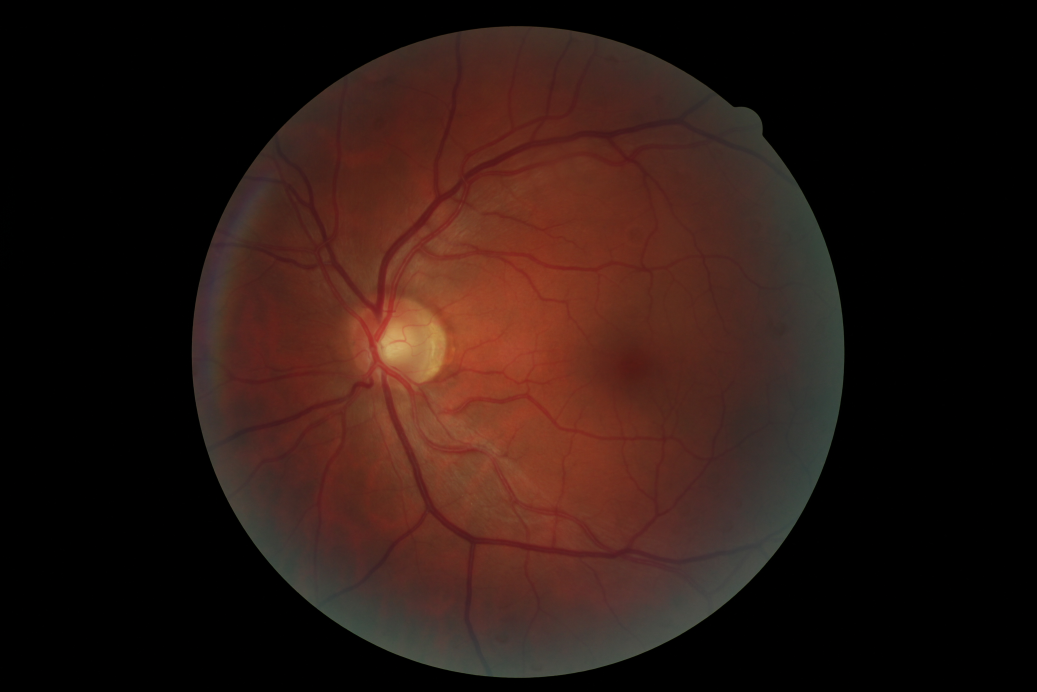
#> input picture execs/1_good.JPG, 5184 x 3456 px (shown at 1/5 size)
$ python execDemo.py
#> lines starting #> are read from the running program, lines starting #| are printed output that depends on the picture
### execs/my.py
import matplotlib.pyplot as mp
import numpy as np

import math as m
import time as t

from importlib import reload
#reload(my)

version = 3

def imread(filename):
#> called with filename = '1_good.JPG'
    im = mp.imread(filename)
#> im is the input picture: shape (3456, 5184, 3); mean R, G, B 42.9, 23.4, 18.1
    if (im.dtype == "float32"):
        im = np.uint8(255*im)
    if (nchannels(im) > 3):
        im = im[:, :, 0:3]
    return im

def imreadgray(filename):
    im = imread(filename)
    if (nchannels(im) == 1):
        return im
    else:
        return rgb2gray(im)

def rgb2gray(im):
    result = np.dot(im[...,:3], [0.299, 0.587, 0.114])
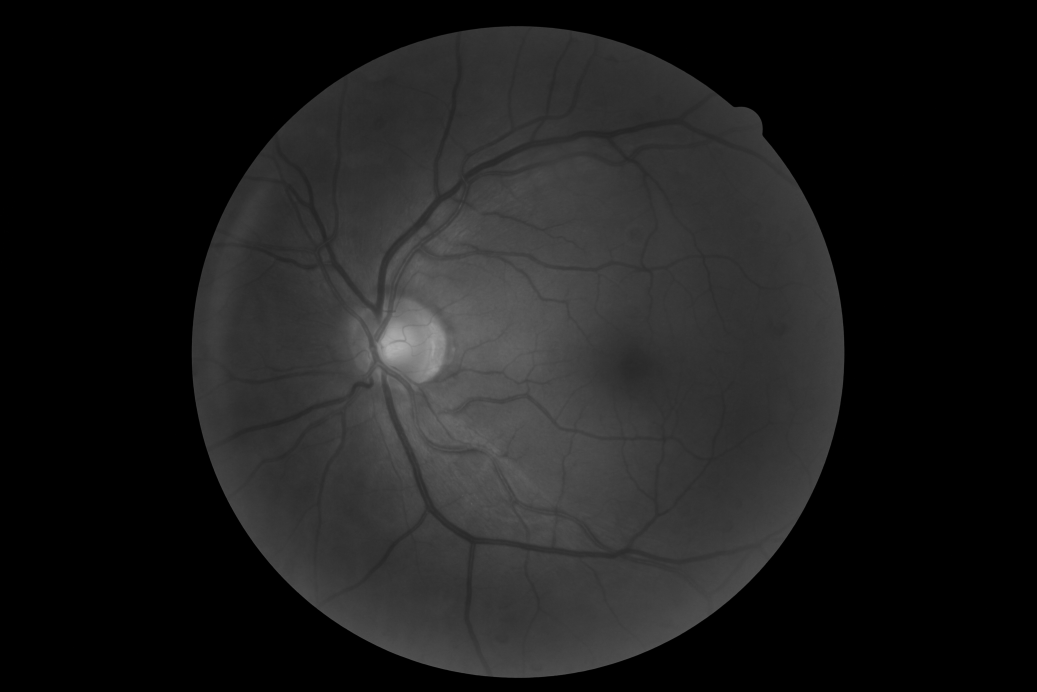
#> result: shape (3456, 5184) float64 (shown at 1/5 size); min 0, max 179, mean 28.6
    result[result > 255] = 255
    np.round(result)
    return np.uint8(result)

# [4 lines left out: function imshow, not called in this run]

def nchannels(im):
    if (len(im.shape) >= 3):
        return im.shape[2]
    else:
        return 1

# [56 lines left out: functions thresh, hist, showhist, histeq, not called in this run]

# mask333 = [1.0/27.0 for _ in range(27)]
# print(mask333)


erode_mask = [1] * 625
print(erode_mask)

### execs/execDemo.py
# -*- coding: utf-8 -*-
#!/usr/bin/env python3
import my
import cv2
import numpy as np
import time as t
from datetime import datetime

def close(im, kernel, iterations=1):
  imdil = cv2.dilate(im, kernel, iterations)
  result = cv2.erode(imdil, kernel, iterations)
  return result

def rgb2gray(rgb):
  r, g, b = rgb[:,:,0], rgb[:,:,1], rgb[:,:,2]
  gray = 0.2989 * r + 0.5870 * g + 0.1140 * b
  return gray

def blackhat(im, kernel, iterations=1):
  result = close(im, kernel, iterations)
  return result

def smooth(im, diam=3):
  result = cv2.GaussianBlur(im, (diam, diam), 0)
  return(result)

def image_equal(im0, im1):
  return (sum(sum(im0 != im1)) == 0)


def reconstruct(im):
  kernel = np.ones((3, 3), np.uint8)
  imero =  cv2.erode(im, kernel)
  c = 0
  imt0 = imero
  imt1 = cv2.dilate(imt0, kernel)
  is_equal = image_equal(imt0, imt1)
  while (not is_equal):
    print(c)
    imt0 = imt1
    imdil = cv2.dilate(imt0, kernel)
    imt1 = np.minimum(imdil, im)
    is_equal = image_equal(imt0, imt1)
    c = c + 1
  return imt1


msg = ""
media = 0.0
nSteps = 1
total = 0.0
TEST1 = False
TEST2 = False
TEST3 = True

if __name__ == "__main__":
  filename = "1_good.JPG"
  img = my.imread(filename)
  imgray = my.imreadgray(filename)


  if (TEST3):
    msg = ""
    kernel_t = cv2.getGaussianKernel(51, 1)

    #print(kernel_t)
    kernel_size = 51
    gauss = cv2.getGaussianKernel(kernel_size, 0)
    # print(gauss)

    imgray = cv2.cvtColor(img, cv2.COLOR_BGR2GRAY)
    #my.imshow(imgray)
    t0 = datetime.now()
    for i in range( nSteps ):
      imgray = cv2.cvtColor(img, cv2.COLOR_BGR2GRAY)
    t1 = datetime.now()
    t = t1 - t0
    media = round((t.total_seconds() * 1000) / nSteps, 2)
    msg = msg + "Tempo médio de " +str(nSteps)+ " execuções do método Rgb2Gray: " + str(media) + " ms\n"
    total = total + media

    #2 suavização
    #imsmooth1 = smooth(imgray, 15)
    imsmooth = cv2.sepFilter2D(imgray,-1,gauss,gauss)
    #imsmooth1 = convolve(imgray, tratnum(kernel_15x15))

    #Runtime
    t0 = datetime.now()
    for i in range( nSteps ):
      imsmooth = cv2.sepFilter2D(imgray,-1,gauss,gauss)
    t1 = datetime.now()
    t = t1 - t0
    media = round((t.total_seconds() * 1000) / nSteps, 2)
    msg = msg + "Tempo médio de " +str(nSteps)+ " execuções do método Convolution: " + str(media) + " ms\n"
    total = total + media

    imsmooth2 = cv2.sepFilter2D(imsmooth,-1,gauss,gauss)

    #Runtime
    t0 = datetime.now()
    for i in range( nSteps ):
      imsmooth2 = cv2.sepFilter2D(imsmooth,-1,gauss,gauss)
    t1 = datetime.now()
    t = t1 - t0
    media = round((t.total_seconds() * 1000) / nSteps, 2)
    msg = msg + "Tempo médio de " +str(nSteps)+ " execuções do método Convolution: " + str(media) + " ms\n"
    total = total + media

    #my.imshow(imsmooth)
    kernel_51 = np.ones((51, 1), np.uint8)
    kernel_1 = np.ones((1, 51), np.uint8)

    imdil_1 = cv2.dilate(imsmooth2, kernel_51, 1)

    #Runtime
    t0 = datetime.now()
    for i in range( nSteps ):
      imdil_1 = cv2.dilate(imsmooth2, kernel_51, 1)
    t1 = datetime.now()
    t = t1 - t0
    media = round((t.total_seconds() * 1000) / nSteps, 2)
    msg = msg + "Tempo médio de " +str(nSteps)+ " execuções do método Dilate: " + str(media) + " ms\n"
    total = total + media

    imdil_51 = cv2.dilate(imdil_1, kernel_1, 1)
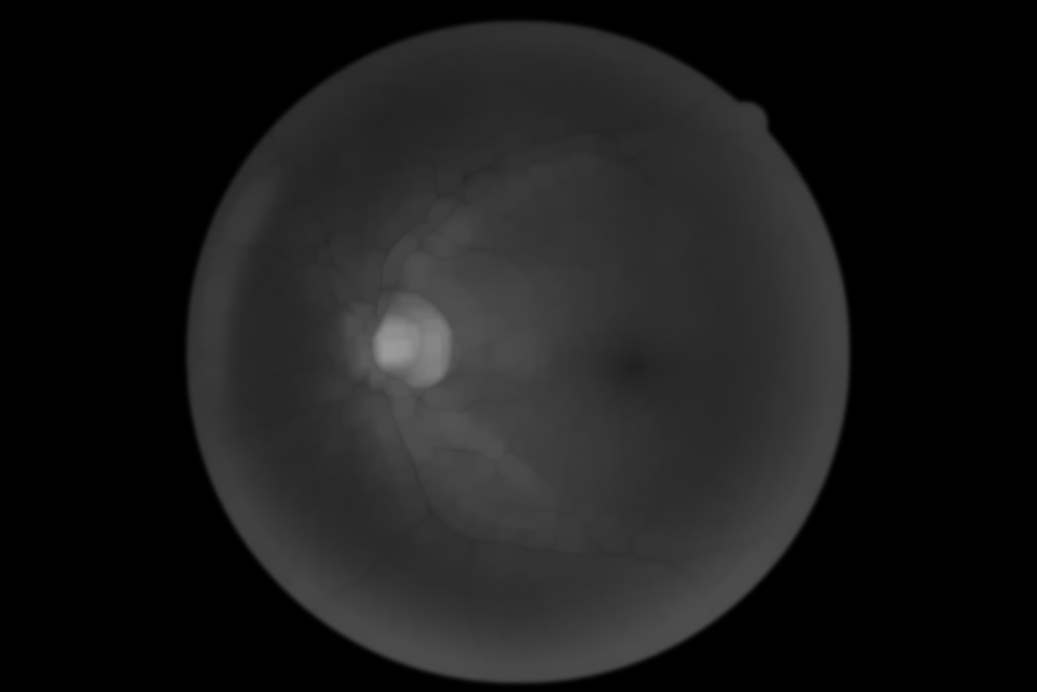
#> imdil_51: shape (3456, 5184) (shown at 1/5 size); min 0, max 154, mean 26.3

    #Runtime
    t0 = datetime.now()
    for i in range( nSteps ):
      imdil_51 = cv2.dilate(imdil_1, kernel_1, 1)
    t1 = datetime.now()
    t = t1 - t0
    media = round((t.total_seconds() * 1000) / nSteps, 2)
    msg = msg + "Tempo médio de " +str(nSteps)+ " execuções do método Dilate: " + str(media) + " ms\n"
    total = total + media

    imerode_1 = cv2.erode(imdil_51, kernel_51, 1)

    #Runtime
    t0 = datetime.now()
    for i in range( nSteps ):
     imerode_1 = cv2.erode(imdil_51, kernel_51, 1)
    t1 = datetime.now()
    t = t1 - t0
    media = round((t.total_seconds() * 1000) / nSteps, 2)
    msg = msg + "Tempo médio de " +str(nSteps)+ " execuções do método Erode: " + str(media) + " ms\n"
    total = total + media


    imerode_51 = cv2.erode(imerode_1, kernel_1, 1)
    # imshow(imerode_51)

    #Runtime
    t0 = datetime.now()
    for i in range( nSteps ):
      imerode_51 = cv2.erode(imerode_1, kernel_1, 1)
    t1 = datetime.now()
    t = t1 - t0
    media = round((t.total_seconds() * 1000) / nSteps, 2)
    msg = msg + "Tempo médio de " +str(nSteps)+ " execuções do método Erode: " + str(media) + " ms\n"
    total = total + media

print("-------------------------------------------------------------")
print(msg)
print("-------------------------------------------------------------")
print("Valo total médio: "+ str(total))
